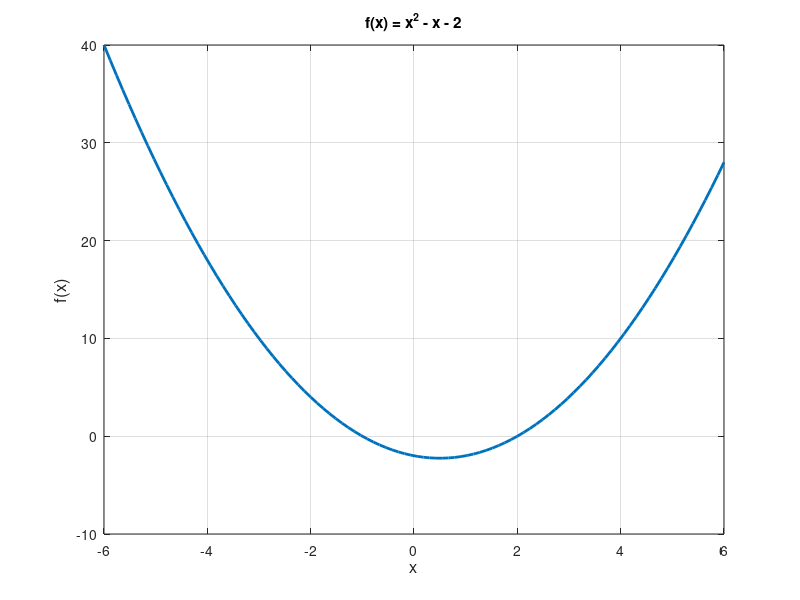

The MATLAB script that drew this image: (Note: this script raises an error after producing the figure.)
function example_roots
clc
close all

x = linspace(-6,6);
for i=1:length(x)
    f(i) = fn(x(i));
end

plot(x,f,'LineWidth',2);
title('f(x) = x^2 - x - 2');
xlabel('x', 'FontSize',12);
ylabel('f(x)', 'FontSize',12);
grid on;

%equation%
x0 = 3;
options = optimoptions('fsolve','Display','iter','MaxIterations',100, 'MaxFunctionEvaluations',300);
[x, fval, exitflag] = fsolve(@fn,x0,options)
x
fval
exitflag

function f = fn(x)
f = x^2 - x - 2;
